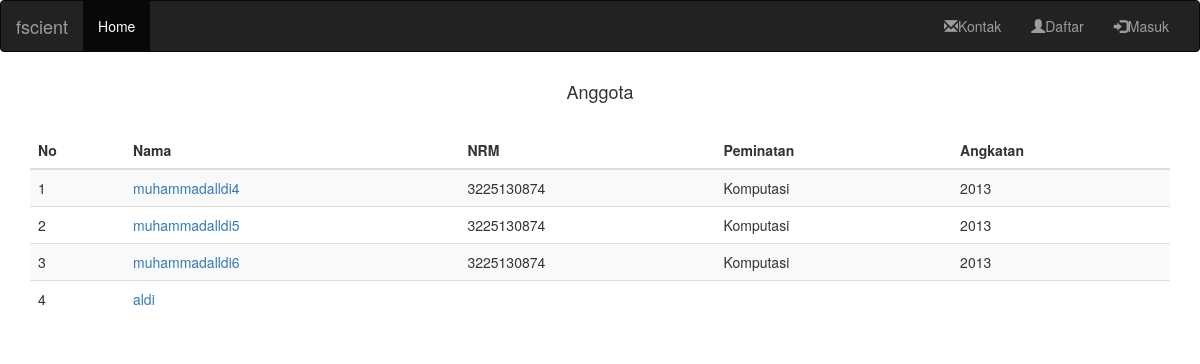
Before: /anggota/ with the older database file.
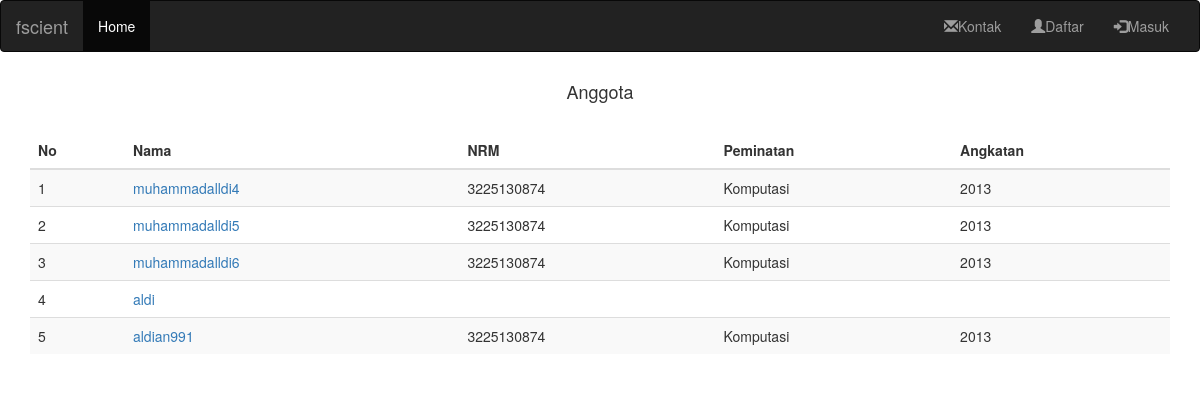
After: the same page with the newer database file.
### mahasiswa/models.py (models this page shows, shortened)
class Profile(models.Model):
    created = models.DateTimeField(auto_now_add=True)
    user 	= models.OneToOneField(User, on_delete=models.CASCADE)
    bio = models.TextField(max_length=500, blank=True)
    location = models.CharField(max_length=30, blank=True)
    first_name = models.CharField(max_length=100, blank=True)
    last_name = models.CharField(max_length=100, blank=True)
    email_address = models.EmailField()
    noreg = models.CharField(max_length=100, blank=True)
    angkatan = models.CharField(max_length=100, blank=True)
    peminatan = models.CharField(max_length=100, blank=True)
    class Meta:
        ordering = ('created',)

### mahasiswa/views.py (the view)
# urls.py: url(r'anggota/', views.anggota, name='anggota'),
def anggota(request):
    mahasiswa_list  = Profile.objects.all()
    context = {'latest_question_list': mahasiswa_list}
    return render(request, 'mahasiswa/anggota.html', context)

### mahasiswa/templates/mahasiswa/anggota.html
{% extends 'mahasiswa/base.html' %}
{% block content %}
{% if latest_question_list %}
<div class="container">
  <h4 align="center">Anggota</h4>
  <br/>
  <table class="table table-striped">
    <thead>
      <tr>
        <th>No</th>
        <th>Nama</th>
        <th>NRM</th>
        <th>Peminatan</th>
        <th>Angkatan</th>
      </tr>
    </thead>
    <tbody>
        {% for q in latest_question_list %}
        <tr>
          <td>{{ q.id }}</td>
          <td><a href="/profile/{{ q.id }}/">{{ q.user }}</a></td>
          <td>{{ q.noreg }}</td>
          <td>{{ q.peminatan }}</td>
          <td>{{ q.angkatan }}</td>
        </tr>
        {% endfor %}
    </tbody>
  </table>
</div>
{% else %}
  <p>Belum Ada Anggota.</p>
{% endif %}
{% endblock %}

Changed rows visible on the page:
added Profile: id "5", user "aldian991", noreg "3225130874", peminatan "Komputasi", angkatan "2013"
